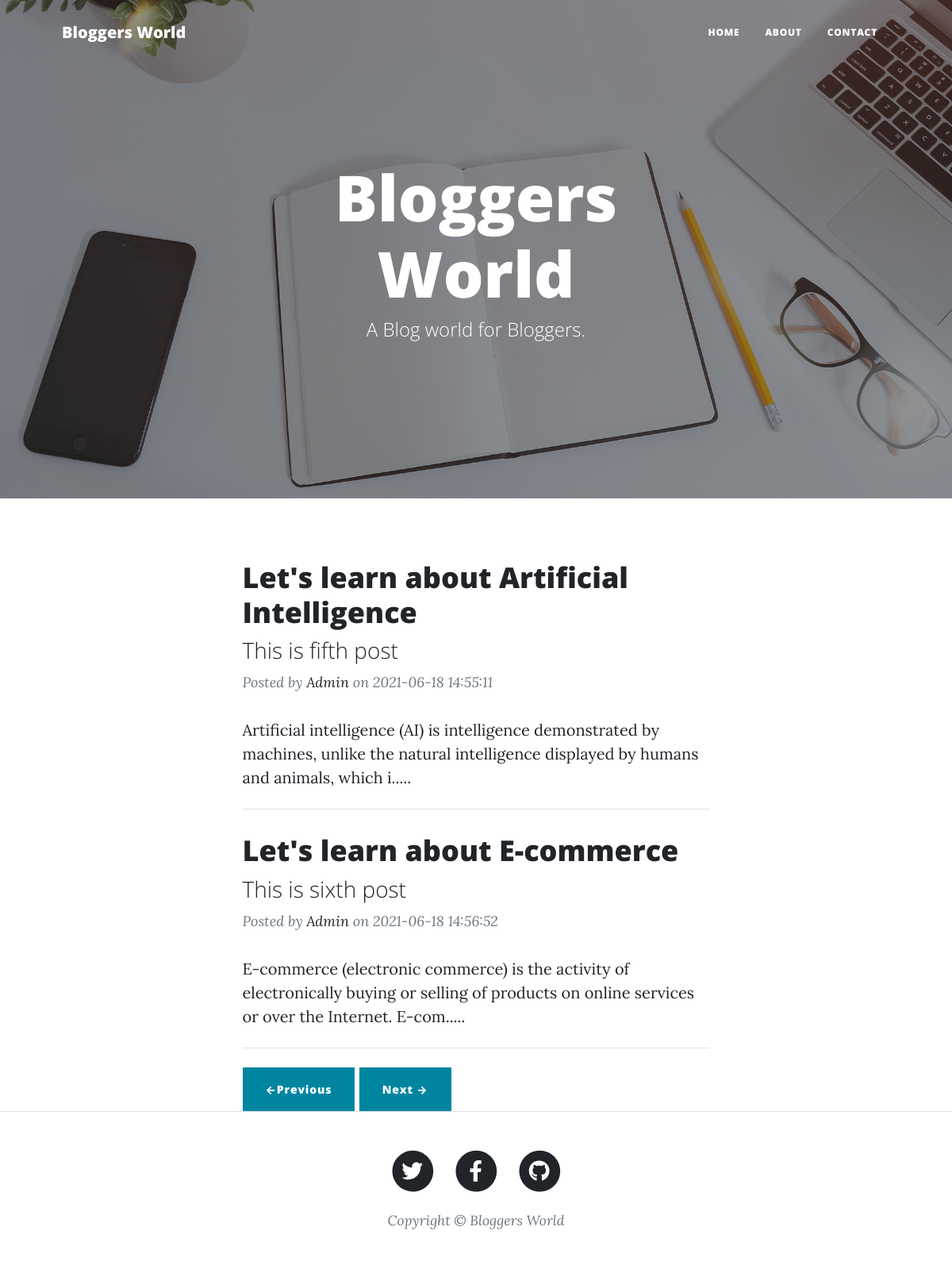
/?page=3, run on the app's committed database.
### main.py (models this page shows)
class Posts(db.Model):
    s_no=db.Column(db.Integer, primary_key=True)
    title=db.Column(db.String(80), nullable=False)
    content=db.Column(db.String(12), nullable=False)
    tagline=db.Column(db.String(22), nullable=False)
    date=db.Column(db.String(80), nullable=False)
    slug=db.Column(db.String(12), nullable=True)

### main.py (the view)
@app.route("/")
def home():
    posts=Posts.query.filter_by().all()
    last=math.ceil(len(posts)/int(params['no_of_posts']))
    page=request.args.get('page')
    if(not str(page).isnumeric()):
        page=1
    page=int(page)
    posts=posts[(page-1)*int(params['no_of_posts']): (page-1)*int(params['no_of_posts']) + int(params['no_of_posts'])]
    if(page==1):
        prev="#"
        next="/?page=" + str(page+1)
    elif(page==last):
        prev="/?page=" + str(page-1)
        next="#"
    else:
        prev="/?page=" + str(page-1)
        next="/?page=" + str(page+1)
    return render_template("index.html", params=params, posts=posts, prev=prev, next=next)

### templates/index.html (shortened to what this page needs)
{% extends "layout.html" %}
{% block body %}
        <header class="masthead" style="background-image: url('{{ url_for('static', filename='assets/img/home-bg.jpg')}}')">
            <div class="container position-relative px-4 px-lg-5">
                <div class="row gx-4 gx-lg-5 justify-content-center">
                    <div class="col-md-10 col-lg-8 col-xl-7">
                        <div class="site-heading">
                            <h1>{{params['blog_name']}}</h1>
                            <span class="subheading">{{params['tag_line']}}</span>
                        </div>
                    </div>
                </div>
            </div>
        </header>
        <div class="container px-4 px-lg-5">
            <div class="row gx-4 gx-lg-5 justify-content-center">
                <div class="col-md-10 col-lg-8 col-xl-7">
                    {% for post in posts %}
                    <div class="post-preview">
                        <a href="post/{{post.slug}}">
                            <h2 class="post-title">{{post.title}}</h2>
                            <h3 class="post-subtitle">{{post.tagline}}</h3>
                        </a>
                        <p class="post-meta">
                            Posted by
                            <a href="#!">Admin</a>
                            on {{post.date}}
                        </p>
                    </div>
                    {{post.content[0:143]}}.....
                    <hr class="my-4" />
                    {% endfor %}
                    <div class="clearfix">
                        <a class="btn btn-primary float-left" href="{{prev}}">&larr;Previous</a>
                        <a class="btn btn-primary float-right" href="{{next}}">Next &rarr;</a>
                    </div>
                </div>
            </div>
        </div>
{% endblock %}

### data on the page
Posts: title "Let's learn about Artificial Intelligence", tagline "This is fifth post", date "2021-06-18 14:55:11", content "Artificial intelligence (AI) is intelligence demonstrated by machines, unlike the natural intelligence displayed by humans and animals, which i"
Posts: title "Let's learn about E-commerce", tagline "This is sixth post", date "2021-06-18 14:56:52", content "E-commerce (electronic commerce) is the activity of electronically buying or selling of products on online services or over the Internet. E-com"

### other printed values
{{ params['blog_name'] }} "Bloggers World"
{{ params['tag_line'] }} "A Blog world for Bloggers."
